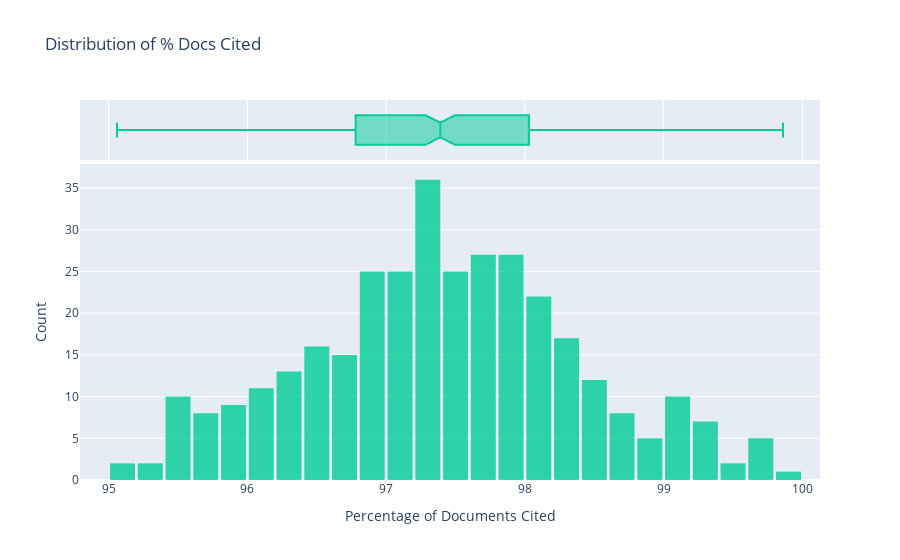

Notebook code cell kept with this figure:
### Markdown cell above
#### Q2: Ranges & Distributions (% Docs Cited)

Analyze the spread of research relevance. `% Docs Cited` tells us what percentage of published papers have been cited at least once.

1. **Spread:** What is the minimum and maximum percentage? (Are there countries where research is rarely cited?)
2. **Distribution Shape:** Is the data normally distributed (bell curve), or is it skewed?
   - *Left Skewed:* Most countries have high citation rates (Good sign).
   - *Right Skewed:* Most countries have low citation rates (Bad sign).
3. **Consistency:** Is the performance consistent across the dataset?

### Code cell
# Create a Histogram with a Marginal Box Plot
fig_dist = px.histogram(
    df, 
    x='% Docs Cited', 
    nbins=30, # Number of bins/bars
    title='Distribution of % Docs Cited',
    marginal='box', # Adds a box plot above the histogram to show quartiles/outliers
    color_discrete_sequence=['#00CC96'], # Teal color
    opacity=0.8
)

# Update layout for better readability
fig_dist.update_layout(
    xaxis_title='Percentage of Documents Cited',
    yaxis_title='Count',
    bargap=0.1 # Gap between bars
)

# Show the interactive plot
fig_dist.show()

# Print detailed statistics
print("Statistical Summary of % Docs Cited:")
print(df['% Docs Cited'].describe())

### Figure 1 — Plotly figure (JSON) as saved in the notebook; plotly's stock layout.template omitted (floating-point values rounded to 4 significant figures; data arrays with more than 128 entries replaced by an {"elided": "..."} marker saying what was removed)
{"data": [{"bingroup": "x", "hovertemplate": "% Docs Cited=%{x}<br>count=%{y}<extra></extra>", "legendgroup": "", "marker": {"color": "#00CC96", "opacity": 0.8, "pattern": {"shape": ""}}, "name": "", "nbinsx": 30, "orientation": "v", "showlegend": false, "type": "histogram", "x": {"elided": "340 float values"}, "xaxis": "x", "yaxis": "y"}, {"hovertemplate": "% Docs Cited=%{x}<extra></extra>", "legendgroup": "", "marker": {"color": "#00CC96"}, "name": "", "notched": true, "showlegend": false, "type": "box", "x": {"elided": "340 float values"}, "xaxis": "x2", "yaxis": "y2"}], "layout": {"bargap": 0.1, "barmode": "relative", "legend": {"tracegroupgap": 0}, "title": {"text": "Distribution of % Docs Cited"}, "xaxis": {"anchor": "y", "domain": [0, 1], "title": {"text": "Percentage of Documents Cited"}}, "xaxis2": {"anchor": "y2", "domain": [0, 1], "matches": "x", "showgrid": true, "showticklabels": false}, "yaxis": {"anchor": "x", "domain": [0, 0.8316], "title": {"text": "Count"}}, "yaxis2": {"anchor": "x2", "domain": [0.8416, 1], "matches": "y2", "showgrid": false, "showline": false, "showticklabels": false, "ticks": ""}}}
